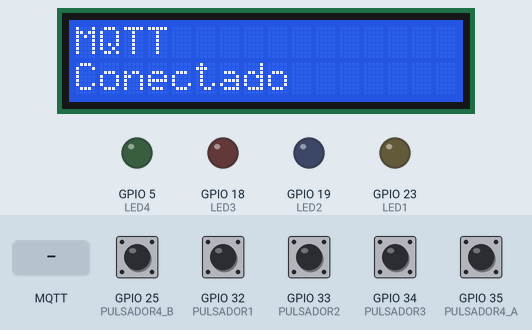
Recording of a sketch running on a simulated ESP32. On the bench: 16×2 character LCD, output pins drawn as LEDs (lit = HIGH). Inputs (shaded band) come from the test bench; at power-on: GPIO 25 (PULSADOR4_B), GPIO 32 (PULSADOR1), GPIO 33 (PULSADOR2), GPIO 34 (PULSADOR3), GPIO 35 (PULSADOR4_A) HIGH. WiFi joins after 1.5 s; servers stay silent unless stated; no MQTT or app messages arrive unless stated; what the sketch prints to the serial monitor is not drawn.

Above: at 2.8 s.
2.9 s: GPIO 25 (PULSADOR4_B) pulled LOW for 0.15 s
At 4.1 s:
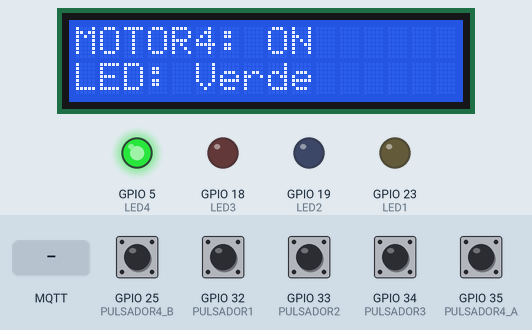
4.5 s: GPIO 32 (PULSADOR1) pulled LOW for 0.15 s
At 5.6 s:
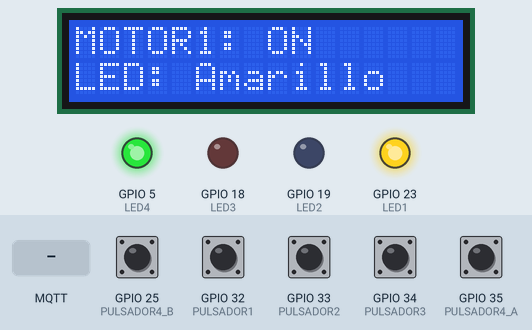
6.1 s: GPIO 33 (PULSADOR2) pulled LOW for 0.15 s
At 6.7 s:
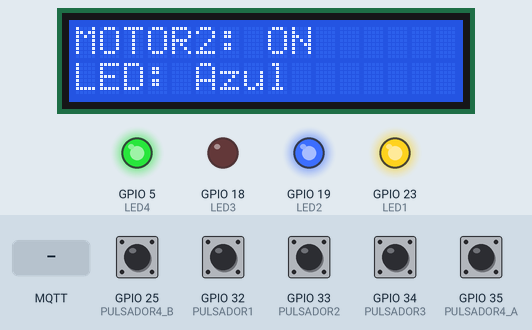
7.7 s: GPIO 34 (PULSADOR3) pulled LOW for 0.15 s
At 8.9 s:
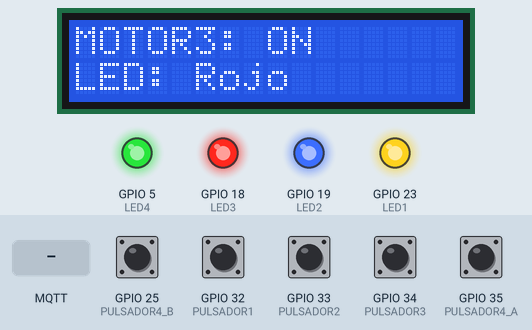
9.3 s: GPIO 35 (PULSADOR4_A) pulled LOW for 0.15 s
At 10.4 s:
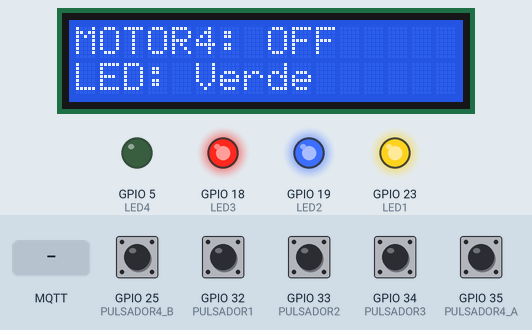
10.9 s: MQTT message "dap/test/ext/msg" arrives on the second subscribed topic
At 12.0 s:
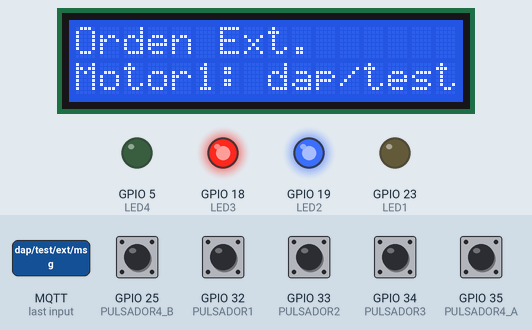
Timing chart, 0 to 13.4 s (numbered marks = the images above; inputs shaded):
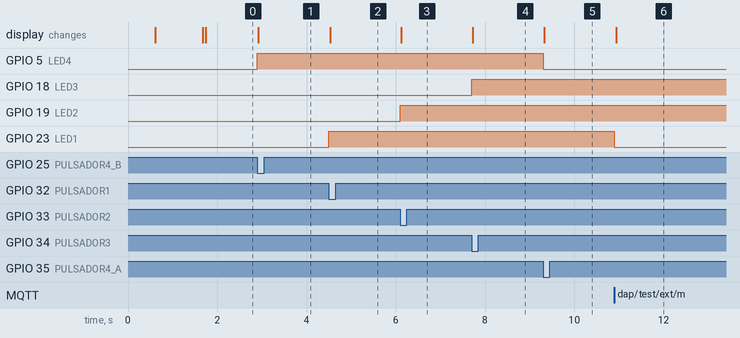

The sketch:

esp32-mqtt.ino
```cpp
#include <Wire.h>
#include <LiquidCrystal_I2C.h>
#include <WiFi.h>
#include <WiFiClientSecure.h>
#include <PubSubClient.h>

// LCD
LiquidCrystal_I2C lcd(0x27, 16, 2);

// WiFi
const char* ssid = "Wokwi-GUEST";
const char* password = "";

// MQTT
const char* mqttBroker = "mqttest.daaptech.org";
const int mqttPort = 443; // Puerto para conexiones seguras (TLS)
const char* mqttUser = "admin";  // Usuario para la conexión MQTT
const char* mqttPassword = "miclaveprueba";  // Clave para la conexión MQTT
const char* baseTopic = "dap/test/";
const char* topicLCD = "dap/test/esp";

// Pines
int LED1 = 23, LED2 = 19, LED3 = 18, LED4 = 5;
int PULSADOR1 = 32, PULSADOR2 = 33, PULSADOR3 = 34, PULSADOR4_A = 35, PULSADOR4_B = 25;

// Estados
bool estadoLed1 = false, estadoLed2 = false, estadoLed3 = false, estadoLed4 = false;
bool estadoPulsador1 = false, estadoPulsador2 = false, estadoPulsador3 = false, estadoPulsador4A = false, estadoPulsador4B = false;

// WiFi y MQTT
WiFiClientSecure espClient; // Cliente seguro para TLS
PubSubClient client(espClient);

// Certificado CA (reemplaza con el contenido de tu archivo CA.crt)
const char* ca_cert ="-----BEGIN CERTIFICATE-----"
"MIIDyzCCArOgAwIBAgIUe9vMWsZ52j1b/BLG3XGlDpHCA1AwDQYJKoZIhvcNAQEL"

"-----END CERTIFICATE-----";

// === Funciones ===

void mostrarEnLCD(String linea1, String linea2) {
  lcd.clear();
  lcd.setCursor(0, 0);
  lcd.print(linea1);
  lcd.setCursor(0, 1);
  lcd.print(linea2);
}

void publicarEstado(String color, bool estado) {
  String topic = baseTopic + color;
  String mensaje = estado ? "ON" : "OFF";
  client.publish(topic.c_str(), mensaje.c_str());
}

void mqttCallback(char* topic, byte* payload, unsigned int length) {
  String mensaje = "";
  for (unsigned int i = 0; i < length; i++) {
    mensaje += (char)payload[i];
  }

  String topico = String(topic);
  bool encender = (mensaje == "ON");

  if (topico == topicLCD) {
    mostrarEnLCD("Orden Externa:", mensaje);
    return;
  } else if (topico == "dap/test/ext/msg") {
    mostrarEnLCD("MSG Externo:", mensaje);
  }

  // Validaciones para no cambiar si ya está en ese estado
  if (topico == "dap/test/ext/motor1" && estadoLed1 != encender) {
    digitalWrite(LED1, encender);
    estadoLed1 = encender;
    mostrarEnLCD("Orden Ext.", "Motor1: " + mensaje);
    publicarEstado("amarillo", estadoLed1);
  } else if (topico == "dap/test/ext/motor2" && estadoLed2 != encender) {
    digitalWrite(LED2, encender);
    estadoLed2 = encender;
    mostrarEnLCD("Orden Ext.", "Motor2: " + mensaje);
    publicarEstado("azul", estadoLed2);
  } else if (topico == "dap/test/ext/motor3" && estadoLed3 != encender) {
    digitalWrite(LED3, encender);
    estadoLed3 = encender;
    mostrarEnLCD("Orden Ext.", "Motor3: " + mensaje);
    publicarEstado("rojo", estadoLed3);
  } else if (topico == "dap/test/ext/motor4" && estadoLed4 != encender) {
    digitalWrite(LED4, encender);
    estadoLed4 = encender;
    mostrarEnLCD("Orden Ext.", "Motor4: " + mensaje);
    publicarEstado("verde", estadoLed4);
  } else if (topico == "dap/test/ext/all") {
    bool cambio = false;
    if (estadoLed1 != encender) {
      digitalWrite(LED1, encender);
      estadoLed1 = encender;
      publicarEstado("amarillo", estadoLed1);
      cambio = true;
    }
    if (estadoLed2 != encender) {
      digitalWrite(LED2, encender);
      estadoLed2 = encender;
      publicarEstado("azul", estadoLed2);
      cambio = true;
    }
    if (estadoLed3 != encender) {
      digitalWrite(LED3, encender);
      estadoLed3 = encender;
      publicarEstado("rojo", estadoLed3);
      cambio = true;
    }
    if (estadoLed4 != encender) {
      digitalWrite(LED4, encender);
      estadoLed4 = encender;
      publicarEstado("verde", estadoLed4);
      cambio = true;
    }
    if (cambio) {
      mostrarEnLCD("Orden Ext.", "Todos: " + mensaje);
    }
  }
}

void conectarWiFi() {
  Serial.print("Conectando a WiFi");
  mostrarEnLCD("WiFi", "Conectando");
  WiFi.begin(ssid, password);
  while (WiFi.status() != WL_CONNECTED) {
    delay(500);
    mostrarEnLCD("WiFi", ".....");
    Serial.print(".");
  }
  Serial.println("\nWiFi conectado");
  mostrarEnLCD("WiFi", "Conectado");

}

void conectarMQTT() {
  // Configurar el certificado CA
  espClient.setInsecure();

  while (!client.connected()) {
    Serial.print("Conectando a MQTT...");
    mostrarEnLCD("MQTT", "Conectando");
    String clientId = "ESP32Client-" + String((uint32_t)ESP.getEfuseMac());
    if (client.connect(clientId.c_str(), mqttUser, mqttPassword)) {
      Serial.println("conectado");
      mostrarEnLCD("MQTT", "Conectado");

      client.subscribe(topicLCD);
      client.subscribe("dap/test/ext/motor1");
      client.subscribe("dap/test/ext/motor2");
      client.subscribe("dap/test/ext/motor3");
      client.subscribe("dap/test/ext/motor4");
      client.subscribe("dap/test/ext/msg");
      client.subscribe("dap/test/ext/all");
      // Publicar estados actuales de LEDs
      publicarEstadosActuales();
    } else {
      mostrarEnLCD("MQTT", ".....");
      Serial.print("fallo, rc=");
      Serial.print(client.state());
      Serial.println(" intentando en 5 segundos");
      delay(5000);
    }
  }
}

void publicarEstadosActuales() {
  publicarEstado("amarillo", estadoLed1);
  publicarEstado("azul", estadoLed2);
  publicarEstado("rojo", estadoLed3);
  publicarEstado("verde", estadoLed4);
}

void setup() {
  Serial.begin(115200);

  // Pines
  pinMode(LED1, OUTPUT);
  pinMode(LED2, OUTPUT);
  pinMode(LED3, OUTPUT);
  pinMode(LED4, OUTPUT);
  pinMode(PULSADOR1, INPUT_PULLUP);
  pinMode(PULSADOR2, INPUT_PULLUP);
  pinMode(PULSADOR3, INPUT_PULLUP);
  pinMode(PULSADOR4_A, INPUT_PULLUP);
  pinMode(PULSADOR4_B, INPUT_PULLUP);

  // LCD
  lcd.init();
  lcd.backlight();
  mostrarEnLCD("Iniciando...", "");

  // WiFi y MQTT
  conectarWiFi();
  client.setServer(mqttBroker, mqttPort);
  client.setCallback(mqttCallback);
}

void loop() {
  if (!client.connected()) {
    conectarMQTT();
  }
  client.loop();

  // Lectura de pulsadores
  bool lectura1 = digitalRead(PULSADOR1);
  bool lectura2 = digitalRead(PULSADOR2);
  bool lectura3 = digitalRead(PULSADOR3);
  bool lectura4A = digitalRead(PULSADOR4_A);
  bool lectura4B = digitalRead(PULSADOR4_B);

  // PULSADOR 1
  if (lectura1 == LOW && !estadoPulsador1) {
    estadoLed1 = !estadoLed1;
    digitalWrite(LED1, estadoLed1);
    mostrarEnLCD("MOTOR1: " + String(estadoLed1 ? "ON" : "OFF"), "LED: Amarillo");
    publicarEstado("amarillo", estadoLed1);
    estadoPulsador1 = true;
    delay(200);
  } else if (lectura1 == HIGH && estadoPulsador1) {
    estadoPulsador1 = false;
  }

  // PULSADOR 2
  if (lectura2 == LOW && !estadoPulsador2) {
    estadoLed2 = !estadoLed2;
    digitalWrite(LED2, estadoLed2);
    mostrarEnLCD("MOTOR2: " + String(estadoLed2 ? "ON" : "OFF"), "LED: Azul");
    publicarEstado("azul", estadoLed2);
    estadoPulsador2 = true;
    delay(200);
  } else if (lectura2 == HIGH && estadoPulsador2) {
    estadoPulsador2 = false;
  }

  // PULSADOR 3
  if (lectura3 == LOW && !estadoPulsador3) {
    estadoLed3 = !estadoLed3;
    digitalWrite(LED3, estadoLed3);
    mostrarEnLCD("MOTOR3: " + String(estadoLed3 ? "ON" : "OFF"), "LED: Rojo");
    publicarEstado("rojo", estadoLed3);
    estadoPulsador3 = true;
    delay(200);
  } else if (lectura3 == HIGH && estadoPulsador3) {
    estadoPulsador3 = false;
  }

  // PULSADOR 4A
  if (lectura4A == LOW && !estadoPulsador4A) {
    estadoLed4 = !estadoLed4;
    digitalWrite(LED4, estadoLed4);
    mostrarEnLCD("MOTOR4: " + String(estadoLed4 ? "ON" : "OFF"), "LED: Verde");
    publicarEstado("verde", estadoLed4);
    estadoPulsador4A = true;
    delay(200);
  } else if (lectura4A == HIGH && estadoPulsador4A) {
    estadoPulsador4A = false;
  }

  // PULSADOR 4B (igual al 4A)
  if (lectura4B == LOW && !estadoPulsador4B) {
    estadoLed4 = !estadoLed4;
    digitalWrite(LED4, estadoLed4);
    mostrarEnLCD("MOTOR4: " + String(estadoLed4 ? "ON" : "OFF"), "LED: Verde");
    publicarEstado("verde", estadoLed4);
    estadoPulsador4B = true;
    delay(200);
  } else if (lectura4B == HIGH && estadoPulsador4B) {
    estadoPulsador4B = false;
  }
}
```

Measured:
- after the input at 2.9 s, GPIO 5 (LED4): LOW → HIGH at once; the display: changes at once (image 1)
- after the input at 4.5 s, GPIO 23 (LED1): LOW → HIGH at once; the display: changes at once (image 2)
- after the input at 6.1 s, GPIO 19 (LED2): LOW → HIGH at once; the display: changes at once (image 3)
- after the input at 7.7 s, GPIO 18 (LED3): LOW → HIGH at once; the display: changes at once (image 4)
- after the input at 9.3 s, GPIO 5 (LED4): HIGH → LOW at once; the display: changes at once (image 5)
- after the input at 10.9 s, GPIO 23 (LED1): HIGH → LOW at once; the display: changes at once (image 6)
